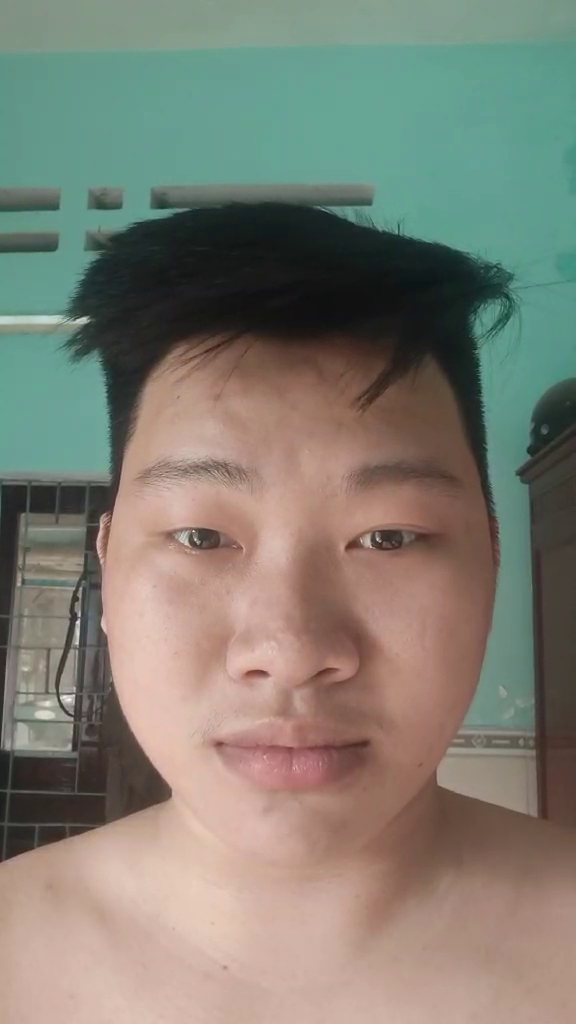
#> input picture frame 33 of Recognize_Faces/video_train/Cuong_240610154431447.mp4, 576 x 1024 px, given in place of Nhat_7e00c2b2-c413-4e91-9ee2-b1736e3b76bf.mp4, which was not available
$ python train_to_video.py
#> lines starting #> are read from the running program, lines starting #| are printed output that depends on the picture; pictures that were not available may be replaced by others from this repository, and a replacement may not be noted
import cv2
face_id = 'Nhat_7e00c2b2-c413-4e91-9ee2-b1736e3b76bf.mp4'
video_path = 'video_train/' + face_id
capture = cv2.VideoCapture(video_path)
face_detector = cv2.CascadeClassifier('haarcascade_frontalface_default.xml')
count = 0
delay = 1
while capture.isOpened():
    ret, frame = capture.read()
#> frame is the input picture: shape (1024, 576, 3); mean B, G, R 115.2, 126.8, 128.2
    if not ret:
        break
    frame = cv2.resize(frame, (0, 0), fx=0.5, fy=0.5)
#> frame: shape (512, 288, 3)
    gray = cv2.cvtColor(frame, cv2.COLOR_BGR2GRAY)
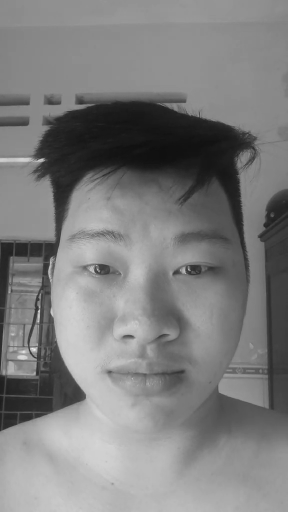
#> gray: shape (512, 288); min 15, max 236, mean 126
    faces = face_detector.detectMultiScale(gray, 1.3, 10)
#> faces = ()
    for (x, y, w, h) in faces:
        cv2.rectangle(frame, (x, y), (x + w, y + h), (255, 0, 0), 2)
        count += 1
        cv2.imwrite(f"dataset/User." + face_id + "." + str(count) +".jpg", gray[y:y + h, x:x + w])
#> this loop made 0 passes
#> after the loop, count = 0
    cv2.imshow('image', frame)
    if (cv2.waitKey(delay) & 0xFF == 27) or (count>=60):
#> (key Esc is pressed here)
        break
print("\n Da lay du lieu thanh cong")
capture.release()
cv2.destroyAllWindows()

$ run again, starting later in the video
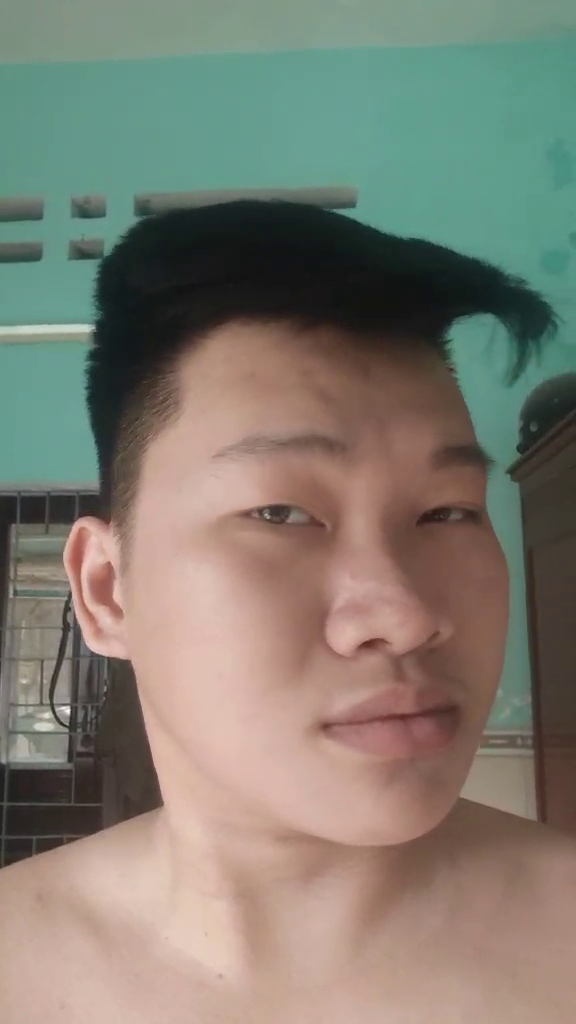
#> input picture frame 148 of Recognize_Faces/video_train/Cuong_240610154431447.mp4, 576 x 1024 px, given in place of Nhat_7e00c2b2-c413-4e91-9ee2-b1736e3b76bf.mp4, which was not available
#> frame is the input picture: shape (1024, 576, 3); mean B, G, R 113.3, 125, 128
#> frame: shape (512, 288, 3)
#> `gray = cv2.cvtColor(frame, cv2.COLOR_BGR2GRAY)`:
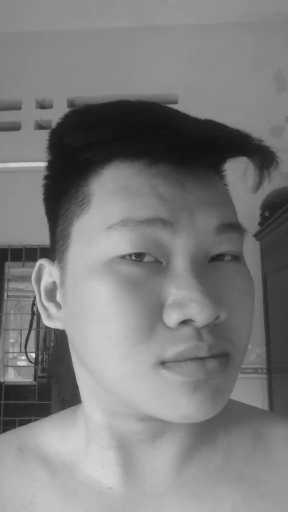
#> gray: shape (512, 288); min 18, max 243, mean 124.6
#> faces = ()
#> after the loop `for (x, y, w, h) in faces:`: count = 0

$ run again, starting later in the video
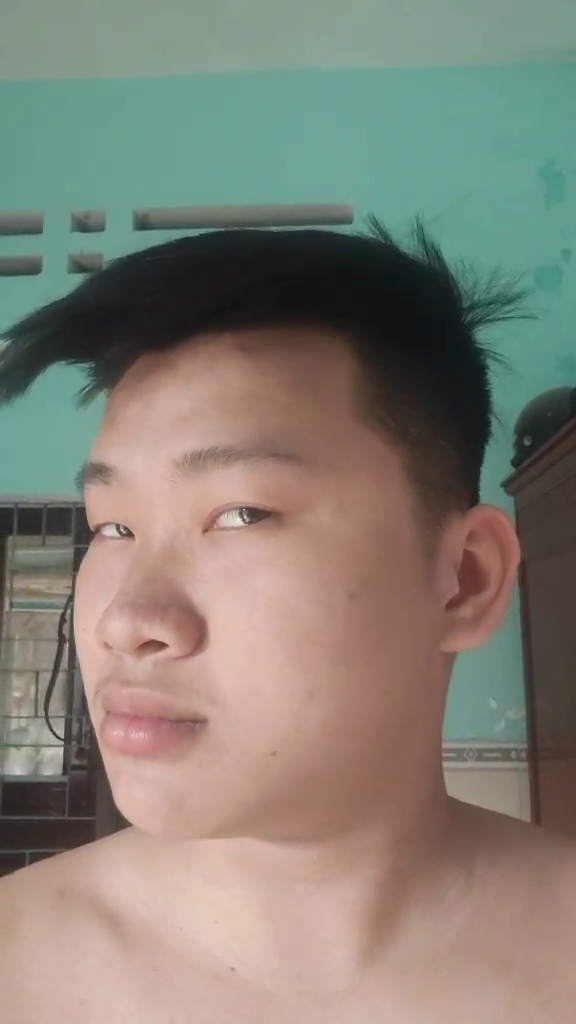
#> input picture frame 264 of Recognize_Faces/video_train/Cuong_240610154431447.mp4, 576 x 1024 px, given in place of Nhat_7e00c2b2-c413-4e91-9ee2-b1736e3b76bf.mp4, which was not available
#> frame is the input picture: shape (1024, 576, 3); mean B, G, R 116.8, 128.3, 131.5
#> frame: shape (512, 288, 3)
#> `gray = cv2.cvtColor(frame, cv2.COLOR_BGR2GRAY)`:
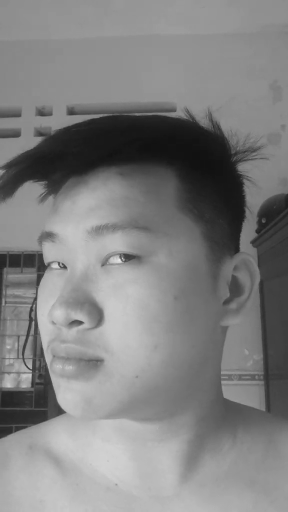
#> gray: shape (512, 288); min 17, max 230, mean 128
#> faces = ()
#> after the loop `for (x, y, w, h) in faces:`: count = 0
